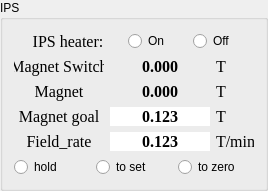
       <widget class="QGroupBox" name="groupBox_3">
        <property name="minimumSize">
         <size>
          <width>0</width>
          <height>0</height>
         </size>
        </property>
        <property name="title">
         <string>IPS</string>
        </property>
        <layout class="QVBoxLayout" name="verticalLayout">
         <item>
          <layout class="QHBoxLayout" name="horizontalLayout_10">
           <item>
            <widget class="QLabel" name="lb_magnet_meas_2">
             <property name="sizePolicy">
              <sizepolicy hsizetype="Fixed" vsizetype="Preferred">
               <horstretch>0</horstretch>
               <verstretch>0</verstretch>
              </sizepolicy>
             </property>
             <property name="minimumSize">
              <size>
               <width>90</width>
               <height>0</height>
              </size>
             </property>
             <property name="maximumSize">
              <size>
               <width>80</width>
               <height>16777215</height>
              </size>
             </property>
             <property name="font">
              <font>
               <family>Times New Roman</family>
               <pointsize>12</pointsize>
               <bold>false</bold>
              </font>
             </property>
             <property name="text">
              <string>IPS heater:</string>
             </property>
             <property name="alignment">
              <set>Qt::AlignCenter</set>
             </property>
            </widget>
           </item>
           <item>
            <widget class="QRadioButton" name="rb_ips_heater_on">
             <property name="minimumSize">
              <size>
               <width>40</width>
               <height>0</height>
              </size>
             </property>
             <property name="maximumSize">
              <size>
               <width>50</width>
               <height>16777215</height>
              </size>
             </property>
             <property name="text">
              <string>On</string>
             </property>
            </widget>
           </item>
           <item>
            <widget class="QRadioButton" name="rb_ips_heater_off">
             <property name="minimumSize">
              <size>
               <width>40</width>
               <height>0</height>
              </size>
             </property>
             <property name="maximumSize">
              <size>
               <width>50</width>
               <height>16777215</height>
              </size>
             </property>
             <property name="text">
              <string>Off</string>
             </property>
            </widget>
           </item>
          </layout>
         </item>
         <item>
          <layout class="QHBoxLayout" name="horizontalLayout_4">
           <item>
            <widget class="QLabel" name="label">
             <property name="minimumSize">
              <size>
               <width>90</width>
               <height>0</height>
              </size>
             </property>
             <property name="maximumSize">
              <size>
               <width>90</width>
               <height>16777215</height>
              </size>
             </property>
             <property name="font">
              <font>
               <family>Times New Roman</family>
               <pointsize>12</pointsize>
              </font>
             </property>
             <property name="text">
              <string>Magnet Switch</string>
             </property>
             <property name="alignment">
              <set>Qt::AlignCenter</set>
             </property>
            </widget>
           </item>
           <item>
            <widget class="QLabel" name="lb_switch_field">
             <property name="sizePolicy">
              <sizepolicy hsizetype="Expanding" vsizetype="Preferred">
               <horstretch>0</horstretch>
               <verstretch>0</verstretch>
              </sizepolicy>
             </property>
             <property name="minimumSize">
              <size>
               <width>100</width>
               <height>0</height>
              </size>
             </property>
             <property name="maximumSize">
              <size>
               <width>100</width>
               <height>16777215</height>
              </size>
             </property>
             <property name="font">
              <font>
               <family>Times New Roman</family>
               <pointsize>12</pointsize>
               <bold>true</bold>
              </font>
             </property>
             <property name="text">
              <string>0.000</string>
             </property>
             <property name="alignment">
              <set>Qt::AlignCenter</set>
             </property>
            </widget>
           </item>
           <item>
            <widget class="QLabel" name="label1_21">
             <property name="sizePolicy">
              <sizepolicy hsizetype="Preferred" vsizetype="Fixed">
               <horstretch>0</horstretch>
               <verstretch>0</verstretch>
              </sizepolicy>
             </property>
             <property name="minimumSize">
              <size>
               <width>0</width>
               <height>0</height>
              </size>
             </property>
             <property name="maximumSize">
              <size>
               <width>38</width>
               <height>16777215</height>
              </size>
             </property>
             <property name="font">
              <font>
               <family>Times New Roman</family>
               <pointsize>12</pointsize>
              </font>
             </property>
             <property name="text">
              <string>T</string>
             </property>
            </widget>
           </item>
          </layout>
         </item>
         <item>
          <layout class="QHBoxLayout" name="horizontalLayout_6">
           <item>
            <widget class="QLabel" name="label_4">
             <property name="minimumSize">
              <size>
               <width>90</width>
               <height>0</height>
              </size>
             </property>
             <property name="maximumSize">
              <size>
               <width>90</width>
               <height>16777215</height>
              </size>
             </property>
             <property name="font">
              <font>
               <family>Times New Roman</family>
               <pointsize>12</pointsize>
              </font>
             </property>
             <property name="text">
              <string>Magnet</string>
             </property>
             <property name="alignment">
              <set>Qt::AlignCenter</set>
             </property>
            </widget>
           </item>
           <item>
            <widget class="QLabel" name="lb_magnet_field">
             <property name="sizePolicy">
              <sizepolicy hsizetype="Expanding" vsizetype="Preferred">
               <horstretch>0</horstretch>
               <verstretch>0</verstretch>
              </sizepolicy>
             </property>
             <property name="minimumSize">
              <size>
               <width>100</width>
               <height>0</height>
              </size>
             </property>
             <property name="maximumSize">
              <size>
               <width>100</width>
               <height>16777215</height>
              </size>
             </property>
             <property name="font">
              <font>
               <family>Times New Roman</family>
               <pointsize>12</pointsize>
               <bold>true</bold>
              </font>
             </property>
             <property name="styleSheet">
              <string notr="true"/>
             </property>
             <property name="text">
              <string>0.000</string>
             </property>
             <property name="alignment">
              <set>Qt::AlignCenter</set>
             </property>
            </widget>
           </item>
           <item>
            <widget class="QLabel" name="label1_22">
             <property name="sizePolicy">
              <sizepolicy hsizetype="Preferred" vsizetype="Fixed">
               <horstretch>0</horstretch>
               <verstretch>0</verstretch>
              </sizepolicy>
             </property>
             <property name="minimumSize">
              <size>
               <width>0</width>
               <height>0</height>
              </size>
             </property>
             <property name="maximumSize">
              <size>
               <width>38</width>
               <height>16777215</height>
              </size>
             </property>
             <property name="font">
              <font>
               <family>Times New Roman</family>
               <pointsize>12</pointsize>
              </font>
             </property>
             <property name="text">
              <string>T</string>
             </property>
            </widget>
           </item>
          </layout>
         </item>
         <item>
          <layout class="QHBoxLayout" name="horizontalLayout_5">
           <item>
            <widget class="QLabel" name="label_5">
             <property name="minimumSize">
              <size>
               <width>90</width>
               <height>0</height>
              </size>
             </property>
             <property name="maximumSize">
              <size>
               <width>90</width>
               <height>16777215</height>
              </size>
             </property>
             <property name="font">
              <font>
               <family>Times New Roman</family>
               <pointsize>12</pointsize>
              </font>
             </property>
             <property name="text">
              <string>Magnet goal</string>
             </property>
             <property name="alignment">
              <set>Qt::AlignCenter</set>
             </property>
            </widget>
           </item>
           <item>
            <widget class="QLabel" name="lb_magnet_goal">
             <property name="sizePolicy">
              <sizepolicy hsizetype="Expanding" vsizetype="Fixed">
               <horstretch>0</horstretch>
               <verstretch>0</verstretch>
              </sizepolicy>
             </property>
             <property name="minimumSize">
              <size>
               <width>100</width>
               <height>0</height>
              </size>
             </property>
             <property name="maximumSize">
              <size>
               <width>100</width>
               <height>16777215</height>
              </size>
             </property>
             <property name="font">
              <font>
               <family>Times New Roman</family>
               <pointsize>12</pointsize>
               <bold>true</bold>
              </font>
             </property>
             <property name="styleSheet">
              <string notr="true">background-color: rgb(255, 255, 255);</string>
             </property>
             <property name="text">
              <string>0.123</string>
             </property>
             <property name="alignment">
              <set>Qt::AlignCenter</set>
             </property>
            </widget>
           </item>
           <item>
            <widget class="QLabel" name="label1_20">
             <property name="sizePolicy">
              <sizepolicy hsizetype="Preferred" vsizetype="Fixed">
               <horstretch>0</horstretch>
               <verstretch>0</verstretch>
              </sizepolicy>
             </property>
             <property name="minimumSize">
              <size>
               <width>0</width>
               <height>0</height>
              </size>
             </property>
             <property name="maximumSize">
              <size>
               <width>38</width>
               <height>16777215</height>
              </size>
             </property>
             <property name="font">
              <font>
               <family>Times New Roman</family>
               <pointsize>12</pointsize>
              </font>
             </property>
             <property name="text">
              <string>T</string>
             </property>
            </widget>
           </item>
          </layout>
         </item>
         <item>
          <layout class="QHBoxLayout" name="horizontalLayout_3">
           <item>
            <widget class="QLabel" name="label_3">
             <property name="minimumSize">
              <size>
               <width>90</width>
               <height>0</height>
              </size>
             </property>
             <property name="maximumSize">
              <size>
               <width>90</width>
               <height>16777215</height>
              </size>
             </property>
             <property name="font">
              <font>
               <family>Times New Roman</family>
               <pointsize>12</pointsize>
              </font>
             </property>
             <property name="text">
              <string>Field_rate</string>
             </property>
             <property name="alignment">
              <set>Qt::AlignCenter</set>
             </property>
            </widget>
           </item>
           <item>
            <widget class="QLabel" name="lb_magnet_rate">
             <property name="sizePolicy">
              <sizepolicy hsizetype="Expanding" vsizetype="Fixed">
               <horstretch>0</horstretch>
               <verstretch>0</verstretch>
              </sizepolicy>
             </property>
             <property name="minimumSize">
              <size>
               <width>100</width>
               <height>0</height>
              </size>
             </property>
             <property name="maximumSize">
              <size>
               <width>100</width>
               <height>16777215</height>
              </size>
             </property>
             <property name="font">
              <font>
               <family>Times New Roman</family>
               <pointsize>12</pointsize>
               <bold>true</bold>
              </font>
             </property>
             <property name="styleSheet">
              <string notr="true">background-color: rgb(255, 255, 255);</string>
             </property>
             <property name="text">
              <string>0.123</string>
             </property>
             <property name="alignment">
              <set>Qt::AlignCenter</set>
             </property>
            </widget>
           </item>
           <item>
            <widget class="QLabel" name="label1_19">
             <property name="sizePolicy">
              <sizepolicy hsizetype="Preferred" vsizetype="Fixed">
               <horstretch>0</horstretch>
               <verstretch>0</verstretch>
              </sizepolicy>
             </property>
             <property name="minimumSize">
              <size>
               <width>0</width>
               <height>0</height>
              </size>
             </property>
             <property name="maximumSize">
              <size>
               <width>38</width>
               <height>16777215</height>
              </size>
             </property>
             <property name="font">
              <font>
               <family>Times New Roman</family>
               <pointsize>12</pointsize>
              </font>
             </property>
             <property name="text">
              <string>T/min</string>
             </property>
            </widget>
           </item>
          </layout>
         </item>
         <item>
          <layout class="QHBoxLayout" name="horizontalLayout">
           <item>
            <widget class="QRadioButton" name="rb_hold">
             <property name="text">
              <string>hold</string>
             </property>
            </widget>
           </item>
           <item>
            <widget class="QRadioButton" name="rb_to_set">
             <property name="text">
              <string>to set</string>
             </property>
            </widget>
           </item>
           <item>
            <widget class="QRadioButton" name="rb_to_zero">
             <property name="text">
              <string>to zero</string>
             </property>
            </widget>
           </item>
          </layout>
         </item>
        </layout>
       </widget>
